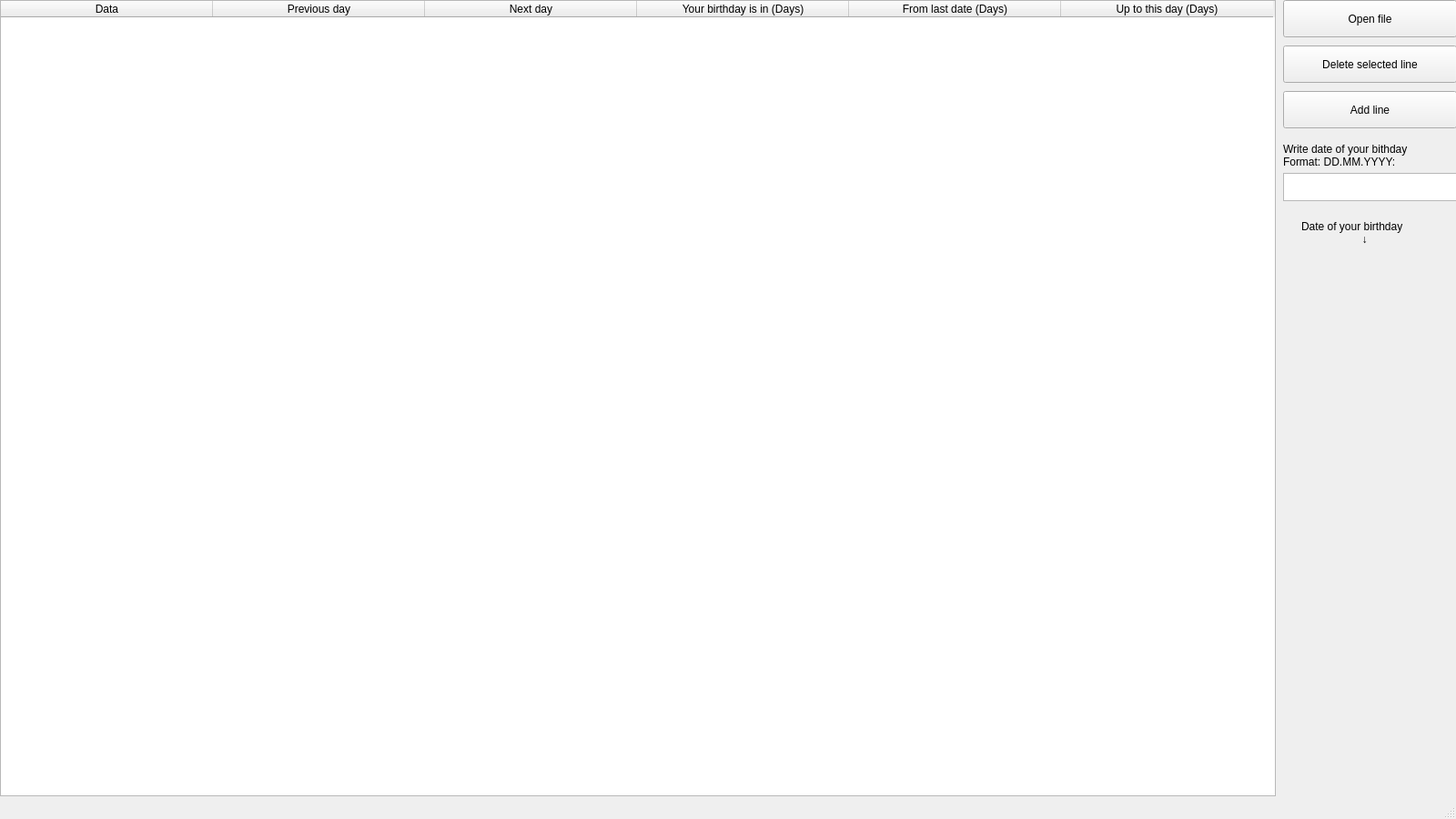
<?xml version="1.0" encoding="UTF-8"?>
<ui version="4.0">
 <class>MainWindow</class>
 <widget class="QMainWindow" name="MainWindow">
  <property name="geometry">
   <rect>
    <x>0</x>
    <y>0</y>
    <width>1600</width>
    <height>900</height>
   </rect>
  </property>
  <property name="minimumSize">
   <size>
    <width>1600</width>
    <height>900</height>
   </size>
  </property>
  <property name="maximumSize">
   <size>
    <width>1600</width>
    <height>900</height>
   </size>
  </property>
  <property name="windowTitle">
   <string>MainWindow</string>
  </property>
  <widget class="QWidget" name="centralwidget">
   <widget class="QPushButton" name="OpenFileButton">
    <property name="geometry">
     <rect>
      <x>1410</x>
      <y>0</y>
      <width>191</width>
      <height>41</height>
     </rect>
    </property>
    <property name="text">
     <string>Open file</string>
    </property>
   </widget>
   <widget class="QTableWidget" name="Table">
    <property name="geometry">
     <rect>
      <x>0</x>
      <y>0</y>
      <width>1402</width>
      <height>875</height>
     </rect>
    </property>
    <property name="sizePolicy">
     <sizepolicy hsizetype="Maximum" vsizetype="Maximum">
      <horstretch>0</horstretch>
      <verstretch>0</verstretch>
     </sizepolicy>
    </property>
    <property name="minimumSize">
     <size>
      <width>1402</width>
      <height>875</height>
     </size>
    </property>
    <property name="maximumSize">
     <size>
      <width>1402</width>
      <height>875</height>
     </size>
    </property>
    <attribute name="horizontalHeaderCascadingSectionResizes">
     <bool>false</bool>
    </attribute>
    <attribute name="horizontalHeaderMinimumSectionSize">
     <number>233</number>
    </attribute>
    <attribute name="horizontalHeaderDefaultSectionSize">
     <number>233</number>
    </attribute>
    <attribute name="verticalHeaderShowSortIndicator" stdset="0">
     <bool>true</bool>
    </attribute>
    <column>
     <property name="text">
      <string>Data</string>
     </property>
    </column>
    <column>
     <property name="text">
      <string>Previous day</string>
     </property>
    </column>
    <column>
     <property name="text">
      <string>Next day</string>
     </property>
    </column>
    <column>
     <property name="text">
      <string>Your birthday is in (Days)</string>
     </property>
    </column>
    <column>
     <property name="text">
      <string>From last date (Days)</string>
     </property>
    </column>
    <column>
     <property name="text">
      <string>Up to this day (Days)</string>
     </property>
    </column>
   </widget>
   <widget class="QTextEdit" name="DateOfBirthday">
    <property name="geometry">
     <rect>
      <x>1410</x>
      <y>190</y>
      <width>191</width>
      <height>31</height>
     </rect>
    </property>
    <property name="minimumSize">
     <size>
      <width>0</width>
      <height>21</height>
     </size>
    </property>
    <property name="documentTitle">
     <string/>
    </property>
   </widget>
   <widget class="QLabel" name="Writedate">
    <property name="geometry">
     <rect>
      <x>1410</x>
      <y>150</y>
      <width>191</width>
      <height>41</height>
     </rect>
    </property>
    <property name="text">
     <string>Write date of your bithday
Format: DD.MM.YYYY:</string>
    </property>
   </widget>
   <widget class="QPushButton" name="DeleteLineButton">
    <property name="geometry">
     <rect>
      <x>1410</x>
      <y>50</y>
      <width>191</width>
      <height>41</height>
     </rect>
    </property>
    <property name="text">
     <string>Delete selected line</string>
    </property>
   </widget>
   <widget class="QPushButton" name="AddLineButton">
    <property name="geometry">
     <rect>
      <x>1410</x>
      <y>100</y>
      <width>191</width>
      <height>41</height>
     </rect>
    </property>
    <property name="text">
     <string>Add line</string>
    </property>
   </widget>
   <widget class="QLabel" name="label">
    <property name="geometry">
     <rect>
      <x>1430</x>
      <y>230</y>
      <width>151</width>
      <height>51</height>
     </rect>
    </property>
    <property name="text">
     <string>Date of your birthday
                    ↓</string>
    </property>
   </widget>
   <widget class="QLabel" name="birth">
    <property name="geometry">
     <rect>
      <x>1410</x>
      <y>280</y>
      <width>181</width>
      <height>31</height>
     </rect>
    </property>
    <property name="text">
     <string/>
    </property>
   </widget>
   <widget class="QLabel" name="Today">
    <property name="geometry">
     <rect>
      <x>1400</x>
      <y>840</y>
      <width>201</width>
      <height>17</height>
     </rect>
    </property>
    <property name="text">
     <string/>
    </property>
    <property name="alignment">
     <set>Qt::AlignCenter</set>
    </property>
   </widget>
  </widget>
  <widget class="QMenuBar" name="menubar">
   <property name="geometry">
    <rect>
     <x>0</x>
     <y>0</y>
     <width>1600</width>
     <height>22</height>
    </rect>
   </property>
  </widget>
  <widget class="QStatusBar" name="statusbar"/>
 </widget>
 <resources/>
 <connections/>
</ui>
